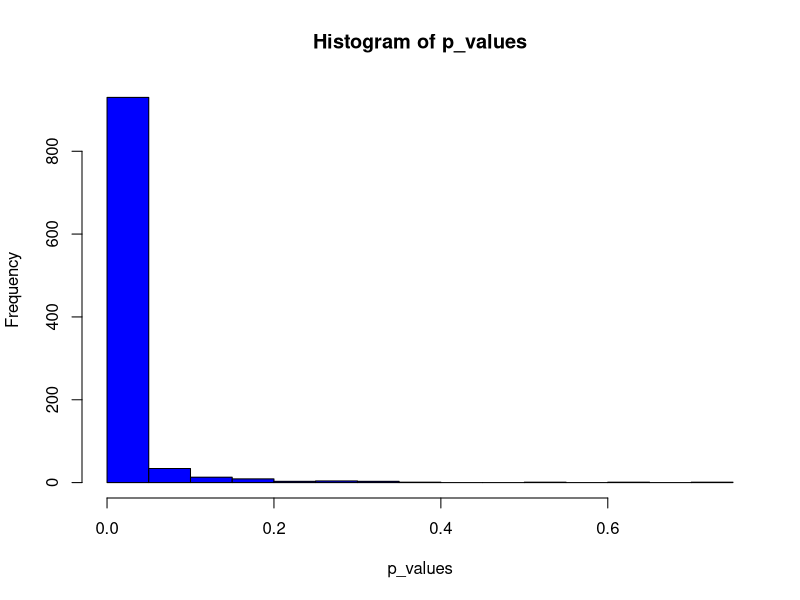

The R script that drew this image:
## ---- chunk 1
knitr::opts_chunk$set(echo = TRUE)
knitr::opts_chunk$set(warning = FALSE, message = FALSE) 
## ---- chunk 2
# Installing and loading libraries 
library(tidyverse)
library(dplyr)
library(ggplot2)
library(car)
## ---- chunk 3
#nothing is ever truly random when "randomly" generated - always pseudo random
#set.seed(124) #can be used to get the same "random" sample consistently 
dog_mu = 20
dog_sigma = 5
dog_sample = rnorm(100,dog_mu,dog_sigma)
cat_mu = 15
cat_sigma = 2
cat_sample = rnorm(100,cat_mu,cat_sigma)

#random R tip #1: to view any variable, highlight it and Cmd+enter/Ctrl+enter 
## ---- chunk 4
# create histogram of dog sizes
# <\br>

# create histogram of cat sizes
# <\br>

# plot two distributions together
# <\br>

#try other ways to visualize the data here 
# <\br>

## ---- chunk 5
#Summarize data and fill table below 
# <\br>
## ---- chunk 6
#Run the Shapiro-Wilk test for normality
# <\br>
## ---- chunk 7
#because Levene's test was written for data frames, we will have to wrangle our two vectors into a data frame to get in the required format before running Levene's test 
data_frame <- as.data.frame(cbind(dog_sample, cat_sample))
data_frame <- pivot_longer(data_frame, everything(), names_to = "variable", values_to = "value")
#Run Levene's test 
# <\br>

#NOTE: The plots and other tests we ran above can be redone in a more efficient and elegant way with our data_frame. Give it a try! 
# <\br>
## ---- chunk 8
# Perform t-test here
# <\br>
## ---- chunk 9
dog_mu = 20
dog_sigma = 5
cat_mu = 18
cat_sigma = 3

p_values <- c()

#generate data and run t-test and obtain p-value a 1000 times 
for (x in 1:1000) {
  dog_sample = rnorm(100,dog_mu,dog_sigma)
  cat_sample = rnorm(100,cat_mu,cat_sigma)
  #running the Welch's test - more robust in case there is a violation of the homogeneity assumption 
  p_value <- t.test(dog_sample,cat_sample,var.equal = FALSE)$p.value
  p_values <-c(p_values, p_value)
}

#plot histogram of p-values
hist_p <- hist(p_values,
main="Distribution of p-values",
xlab="p-value",
ylab = "freq",
col="orange",
alpha = 0.4, 
freq=FALSE,
breaks = 20,
plot = FALSE
)
plot(hist_p, col = "blue")

## ---- chunk 10
## put modified code here <\br>
